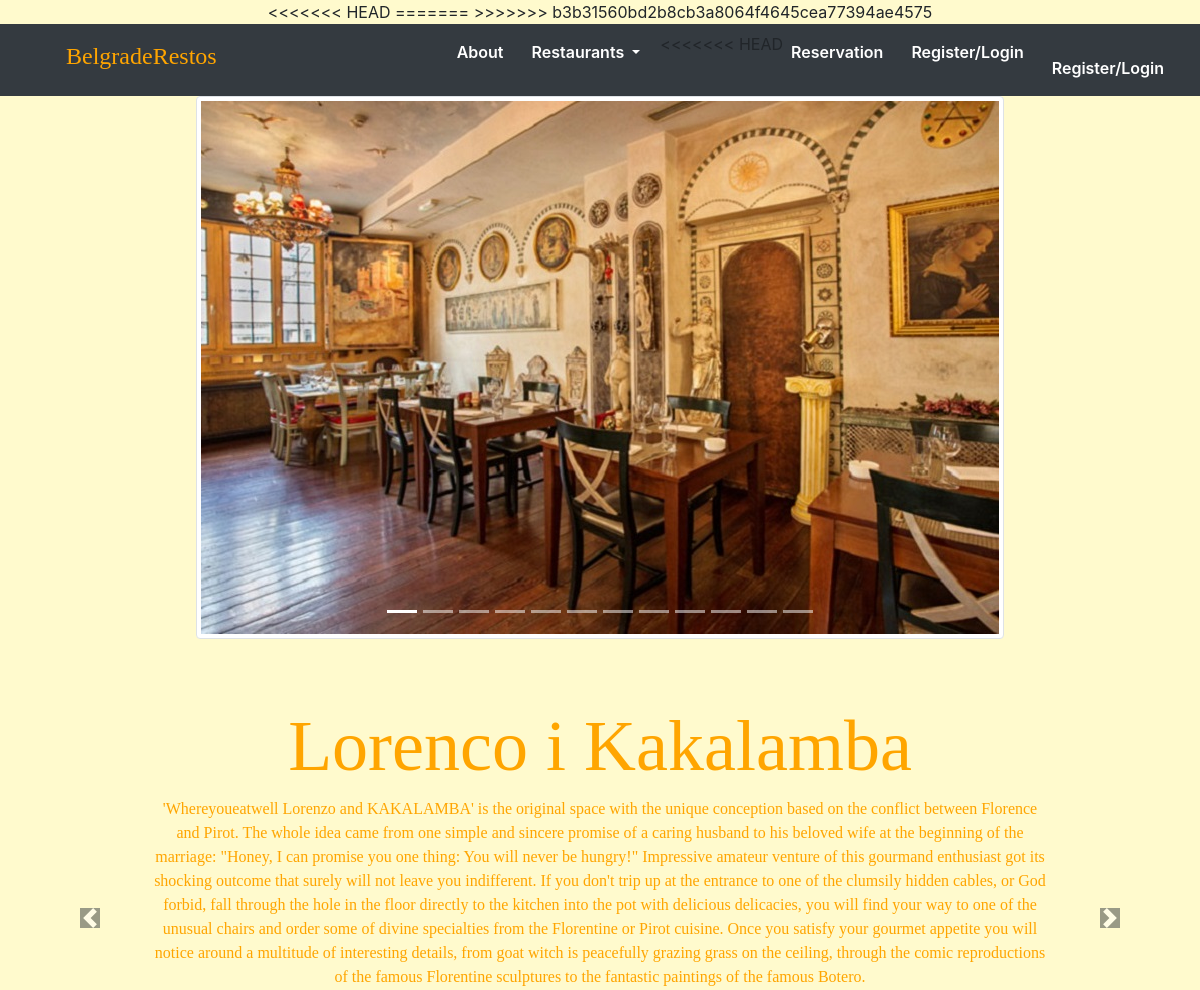
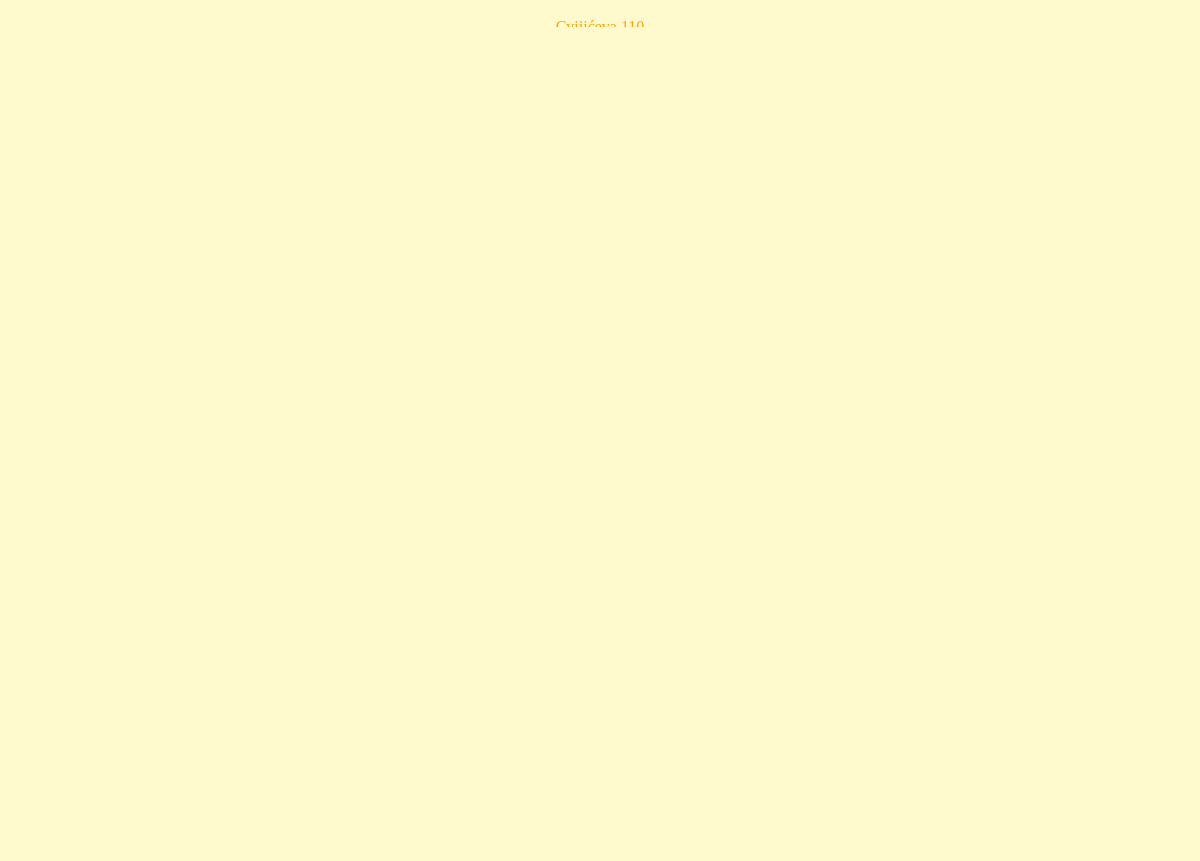
The app's page /lorenco.php with its own data (2 pictures, top to bottom).
### tables this page shows
CREATE TABLE `restorani` (
  `Id` int(20) NOT NULL,
  `Name` varchar(255) NOT NULL,
  `Address` varchar(100) NOT NULL,
  `TelephoneNo` text NOT NULL,
  `Email` varchar(50) NOT NULL,
  `About` text NOT NULL,
  `WorkingHours` text NOT NULL
);

### lorenco.php (the view, shortened to what this page needs)
<!DOCTYPE html>
<html>
<head>
<?php
	include_once 'metatags.php';
	?>
</head>
<body id="lorenco">
	<?php
	include_once 'navbar.php';
	?>
		<div class="container">
			<div id="photosLorenco" class="carousel slide d-none d-sm-block text-center" data-ride="carousel">
				<ul class="carousel-indicators">
					<li data-target="#photosLorenco" data-slide-to="0" class="active"></li>
					<li data-target="#photosLorenco" data-slide-to="1"></li>
					<li data-target="#photosLorenco" data-slide-to="2"></li>
					<li data-target="#photosLorenco" data-slide-to="3"></li>
					<li data-target="#photosLorenco" data-slide-to="4"></li>
					<li data-target="#photosLorenco" data-slide-to="5"></li>
					<li data-target="#photosLorenco" data-slide-to="6"></li>
					<li data-target="#photosLorenco" data-slide-to="7"></li>
					<li data-target="#photosLorenco" data-slide-to="8"></li>
					<li data-target="#photosLorenco" data-slide-to="9"></li>
					<li data-target="#photosLorenco" data-slide-to="10"></li>
					<li data-target="#photosLorenco" data-slide-to="11"></li>
				</ul>
				<div class="carousel-inner">
					<div class="carousel-item active">
						<img class="img-thumbnail" src=".\photos\Lorenco\8-enterijer.jpg">
					</div>
				</div>
			</div>
			<a class="carousel-control-prev" href="#photosLorenco" data-slide="prev">
				<p class="carousel-control-prev-icon bg-dark"></p>
			</a>
			<a class="carousel-control-next" href="#photosLorenco" data-slide="next">
				<p class="carousel-control-next-icon bg-dark"></p>
			</a>
		</div>
		<div id="infoRestaurants">
        <?php
		include_once "config.php";
        $query = 'SELECT * FROM restorani WHERE Name = "Lorenco i Kakalamba"';
        $result = $con->query($query);
        if($result == false) {
        echo '<div class="jumbotron">';
        echo 'Error with the query: '.mysqli_error($con);
        echo '</div>';
        } else {
		$restoran = mysqli_fetch_assoc($result);
        echo'<div class="jumbotron text-center" style="background:transparent !important">';
        echo '<h3 class="display-3">' . $restoran["Name"] . '</h3>';
        echo '<p>' . $restoran["About"] . '</p>';
        echo '<p>' . $restoran["Address"] . '</p>';
        echo '<p>' . $restoran["TelephoneNo"] . '</p>';
        echo '<p>' . $restoran["Email"] . '</p>';
        echo '<p>' . $restoran["WorkingHours"] . '</p>';
        echo '</div>';
        }
    	?>
		</div>
		<div class="row">
			<div id="map" class="col-8 offset-2 mt-0 mb-5">
 </div>
	</div>
<footer>
<div id="socialnetlinks">
	<a href="https://www.facebook.com/lorenzokakalamba/" target="_blank"><img class="icons" src=".\.\photos\ambar\icon.png" alt="fbicon"></a>
	<a href="https://www.instagram.com/explore/locations/1019226625/lorenzo-kakalamba/?hl=hr" target="_blank"><img class="icons" src=".\.\photos\ambar\instagram.png" alt="insticon"></a>
	<a href="https://www.tripadvisor.com/Restaurant_Review-g294472-d2287452-Reviews-Lorenzo_Kakalamba-Belgrade.html" target="_blank"><img class="icons" src=".\.\photos\ambar\tripadvisor-logotype.png" alt="tripadicon"></a>
	</div>
</footer>
</body>
</html>

### style.css (style rules this page uses)
body { background-color: lemonchiffon !important; width:100%; height:100%; }
#lorenco { background-image: url(././photos/Lorenco/549559-PJZUF5-102.jpg); background-size: 100%; text-align: center; }
#infoRestaurants { font-family: "My Custom Font"; color: orange; }
#map { width: 60%; height: 500px; background-color: grey; border: 5px white solid; }
.icons { height: 30px; width: 30px; }
#socialnetlinks { text-align: center; margin-bottom: 20px; }
.jumbotron { width: 80%; margin: auto; }

### records on screen
restorani: Name "Lorenco i Kakalamba", About "'Whereyoueatwell Lorenzo and KAKALAMBA' is the original space with the unique conception based on the conflict between Florence and Pirot. The whole idea came from one simple and sincere promise of a caring husband to his beloved wife at the beginning of the marriage: \"Honey, I can promise you one thing: You will never be hungry!\" Impressive amateur venture of this gourmand enthusiast got its shocking outcome that surely will not leave you indifferent. If you don't trip up at the entrance to one of the clumsily hidden cables, or God forbid, fall through the hole in the floor directly to the kitchen into the pot with delicious delicacies, you will find your way to one of the unusual chairs…", Address "Cvijićeva 110"
